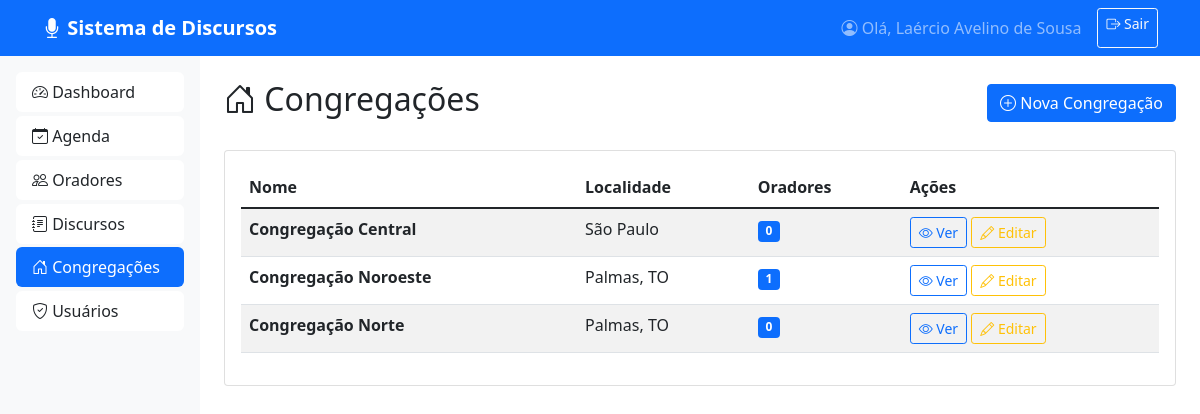
The page /congregacoes (signed in) on the database its author committed.
### app.py (models this page shows)
class User(UserMixin, db.Model):
    id = db.Column(db.Integer, primary_key=True)
    username = db.Column(db.String(80), unique=True, nullable=False)
    password = db.Column(db.String(120), nullable=False)
    nome = db.Column(db.String(100), nullable=False)
    congregacao_id = db.Column(db.Integer, db.ForeignKey('congregacao.id'))
    ativo = db.Column(db.Boolean, default=True)

class Congregacao(db.Model):
    id = db.Column(db.Integer, primary_key=True)
    nome = db.Column(db.String(100), nullable=False)
    localidade = db.Column(db.String(100), nullable=False)
    ativo = db.Column(db.Boolean, default=True)
    usuarios = db.relationship('User', backref='congregacao', lazy=True)
    oradores = db.relationship('Orador', backref='congregacao', lazy=True)

### app.py (the view)
@app.route('/congregacoes')
@login_required
def listar_congregacoes():
    congregacoes = Congregacao.query.filter_by(ativo=True).all()
    return render_template('congregacoes/listar.html', congregacoes=congregacoes)

### app.py (called while the page is built)
@login_manager.user_loader
def load_user(user_id):
    return User.query.get(int(user_id))

### templates/congregacoes/listar.html (shortened to what this page needs)
{% extends "base.html" %}
{% block content %}
<div class="d-flex justify-content-between align-items-center mb-4">
    <h2><i class="bi bi-house-door"></i> Congregações</h2>
    <a href="{{ url_for('nova_congregacao') }}" class="btn btn-primary">
        <i class="bi bi-plus-circle"></i> Nova Congregação
    </a>
</div>
<div class="card">
    <div class="card-body">
        {% if congregacoes %}
            <div class="table-responsive">
                <table class="table table-striped">
                    <thead>
                        <tr>
                            <th>Nome</th>
                            <th>Localidade</th>
                            <th>Oradores</th>
                            <th>Ações</th>
                        </tr>
                    </thead>
                    <tbody>
                        {% for congregacao in congregacoes %}
                        <tr>
                            <td>
                                <strong>{{ congregacao.nome }}</strong>
                            </td>
                            <td>{{ congregacao.localidade }}</td>
                            <td>
                                <span class="badge bg-primary">{{ congregacao.oradores|length }}</span>
                            </td>
                            <td class="table-actions">
                                <a href="#" class="btn btn-sm btn-outline-primary">
                                    <i class="bi bi-eye"></i> Ver
                                </a>
                                <a href="#" class="btn btn-sm btn-outline-warning">
                                    <i class="bi bi-pencil"></i> Editar
                                </a>
                            </td>
                        </tr>
                        {% endfor %}
                    </tbody>
                </table>
            </div>
        {% endif %}
    </div>
</div>
{% endblock %}

### templates/base.html (shortened to what this page needs)
<!DOCTYPE html>
<html lang="pt-BR">
<head>
    <link href="https://cdn.jsdelivr.net/npm/bootstrap@5.1.3/dist/css/bootstrap.min.css" rel="stylesheet">
    <link rel="stylesheet" href="https://cdn.jsdelivr.net/npm/bootstrap-icons@1.8.0/font/bootstrap-icons.css">
</head>
<body>
    <nav class="navbar navbar-expand-lg navbar-dark bg-primary">
        <div class="container">
            <a class="navbar-brand fw-bold" href="{{ url_for('dashboard') }}">
                <i class="bi bi-mic-fill"></i> Sistema de Discursos
            </a>
            <div class="collapse navbar-collapse" id="navbarNav">
                <div class="navbar-nav ms-auto">
                    <span class="navbar-text me-3">
                        <i class="bi bi-person-circle"></i> Olá, {{ current_user.nome }}
                    </span>
                    <a class="btn btn-outline-light btn-sm" href="{{ url_for('logout') }}">
                        <i class="bi bi-box-arrow-right"></i> Sair
                    </a>
                </div>
            </div>
        </div>
    </nav>
    <div class="container-fluid">
        <div class="row">
            <div class="col-md-3 col-lg-2 sidebar p-3">
                <div class="list-group">
                    <a href="{{ url_for('dashboard') }}"
                       class="list-group-item list-group-item-action {% if request.endpoint == 'dashboard' %}active{% endif %}">
                        <i class="bi bi-speedometer2"></i> Dashboard
                    </a>
                    <a href="{{ url_for('listar_agenda') }}"
                       class="list-group-item list-group-item-action {% if request.endpoint == 'listar_agenda' %}active{% endif %}">
                        <i class="bi bi-calendar-check"></i> Agenda
                    </a>
                    <a href="{{ url_for('listar_oradores') }}"
                       class="list-group-item list-group-item-action {% if request.endpoint in ['listar_oradores', 'novo_orador', 'editar_orador'] %}active{% endif %}">
                        <i class="bi bi-people"></i> Oradores
                    </a>
                    <a href="{{ url_for('listar_discursos') }}"
                       class="list-group-item list-group-item-action {% if request.endpoint in ['listar_discursos', 'novo_discurso', 'editar_discurso', 'importar_discursos'] %}active{% endif %}">
                        <i class="bi bi-journal-text"></i> Discursos
                    </a>
                    <a href="{{ url_for('listar_congregacoes') }}"
                       class="list-group-item list-group-item-action {% if request.endpoint in ['listar_congregacoes', 'nova_congregacao'] %}active{% endif %}">
                        <i class="bi bi-house-door"></i> Congregações
                    </a>
                    <a href="{{ url_for('listar_usuarios') }}"
                       class="list-group-item list-group-item-action {% if request.endpoint in ['listar_usuarios', 'novo_usuario', 'editar_usuario'] %}active{% endif %}">
                        <i class="bi bi-shield-check"></i> Usuários
                    </a>
                </div>
            </div>
            <div class="col-md-9 col-lg-10 p-4">
                {% block content %}{% endblock %}
            </div>
        </div>
    </div>
</body>
</html>

### templates/base.html (style rules this page uses)
.sidebar { min-height: calc(100vh - 56px); background-color: #f8f9fa; }
.sidebar .list-group-item { border: none; border-radius: 0.375rem; margin-bottom: 0.25rem; }
.table-actions { white-space: nowrap; }
.navbar-brand { font-weight: 700; }

### rows shown on the page
User: nome "Laércio Avelino de Sousa"
Congregacao: nome "Congregação Central", localidade "São Paulo", oradores|length "0"
Congregacao: nome "Congregação Noroeste", localidade "Palmas, TO", oradores|length "1"
Congregacao: nome "Congregação Norte", localidade "Palmas, TO", oradores|length "0"
